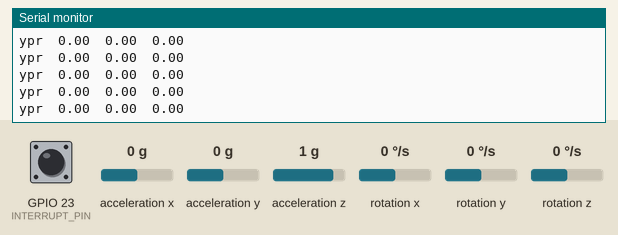
A sketch run on a simulated ESP32. Parts: the last lines printed to the serial monitor. The test bench sets the inputs (shaded band); at power-on: acceleration x 0 g, acceleration y 0 g, acceleration z 1 g, rotation z 0 °/s, GPIO 23 (INTERRUPT_PIN) LOW, rotation x 0 °/s, rotation y 0 °/s. WiFi joins after 1.5 s; servers stay silent unless stated; the sensor or clock chip raises its interrupt line as the real part does.

Above: at 3.7 s.
3.8 s: acceleration x set to -1.4 g
At 3.86 s:
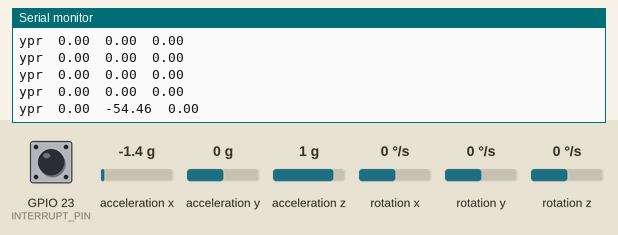
5.3 s: acceleration y set to -1.4 g
At 5.31 s:
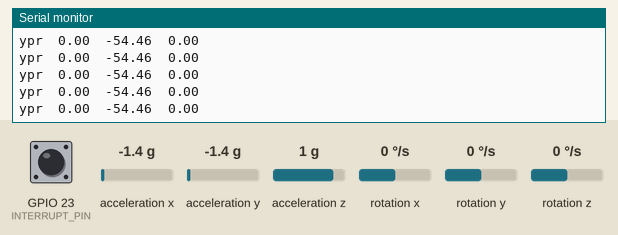
6.8 s: acceleration z set to -1.4 g
At 6.8 s:
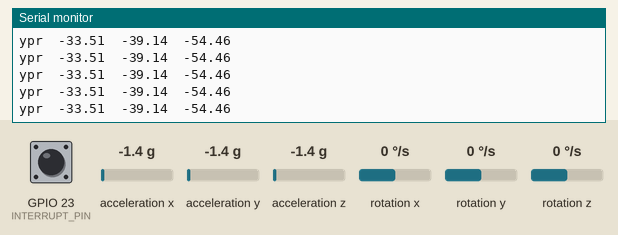
8.3 s: rotation z set to -192 °/s
At 8.34 s:
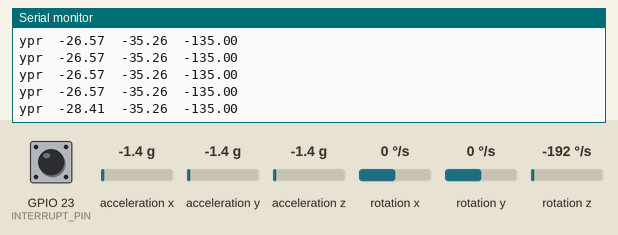
Timing chart, 0 to 10.8 s (numbered marks = the images above; inputs shaded):
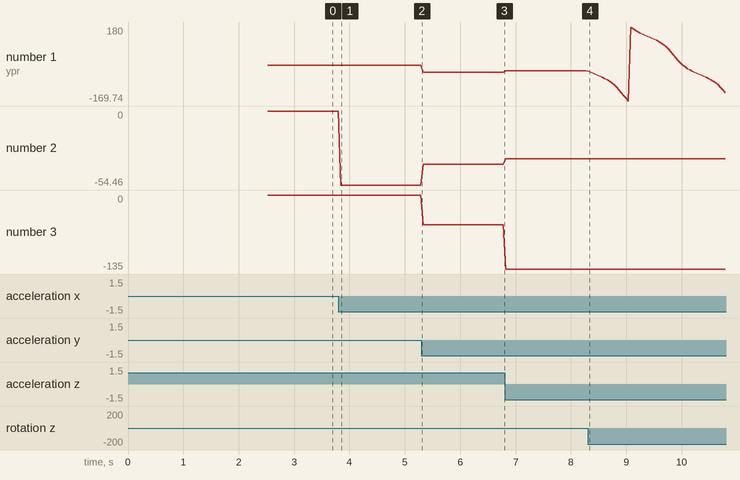

The sketch:

ESP32INT_MPU6050_Quaternion.ino
```cpp
#include "I2Cdev.h"
#include "MPU6050_6Axis_MotionApps20.h"

#if I2CDEV_IMPLEMENTATION == I2CDEV_ARDUINO_WIRE
    #include "Wire.h"
#endif

#include <WiFi.h>
#include <AsyncTCP.h>
#include <ESPAsyncWebServer.h>

#define INTERRUPT_PIN 23  // use pin 2 on Arduino Uno & most boards

#include <Arduino_JSON.h>
#include "webpage.h"

MPU6050 mpu;
#define SERIALDEBUG

const char *ssid = "SSID";
const char *password = "PASSWORD";

// Create AsyncWebServer object on port 80
AsyncWebServer server(80);

// Create an Event Source on /events
AsyncEventSource events("/events");

// Json Variable to Hold Sensor Readings
JSONVar readings;

// Timer variables
unsigned long timestamp = 0;
unsigned long duration = 40;

#include "IMU_Controller.h"
#include "WiFi_Controller.h"


// ================================================================
// ===                      INITIAL SETUP                       ===
// ================================================================

void setup() {

    // join I2C bus (I2Cdev library doesn't do this automatically)
    #if I2CDEV_IMPLEMENTATION == I2CDEV_ARDUINO_WIRE
        Wire.begin();
        Wire.setClock(400000); // 400kHz I2C clock. Comment this line if having compilation difficulties
    #elif I2CDEV_IMPLEMENTATION == I2CDEV_BUILTIN_FASTWIRE
        Fastwire::setup(400, true);
    #endif

    Serial.begin(115200);
    while (!Serial);

    initWiFi();
    initWebServer();
    initIMU();
}

// ================================================================
// ===                    MAIN PROGRAM LOOP                     ===
// ================================================================

void loop() {
    // if programming failed, don't try to do anything
    if (!dmpReady) return;

    updateIMU();

    if (millis() - timestamp > duration) {
      timestamp = millis();
      events.send(getGyroReadings().c_str(), "gyro_readings", millis());
      #ifdef SERIALDEBUG
        serialReadings();
      #endif
    }
}
```

IMU_Controller.h
```cpp
// MPU control/status vars
bool dmpReady = false;  // set true if DMP init was successful
uint8_t mpuIntStatus;   // holds actual interrupt status byte from MPU
uint8_t devStatus;      // return status after each device operation (0 = success, !0 = error)
uint16_t packetSize;    // expected DMP packet size (default is 42 bytes)
uint16_t fifoCount;     // count of all bytes currently in FIFO
uint8_t fifoBuffer[64]; // FIFO storage buffer

// orientation/motion vars
Quaternion q;           // [w, x, y, z]         quaternion container
VectorInt16 aa;         // [x, y, z]            accel sensor measurements
VectorInt16 aaReal;     // [x, y, z]            gravity-free accel sensor measurements
VectorInt16 aaWorld;    // [x, y, z]            world-frame accel sensor measurements
VectorFloat gravity;    // [x, y, z]            gravity vector
float euler[3];         // [psi, theta, phi]    Euler angle container
float ypr[3];           // [yaw, pitch, roll]   yaw/pitch/roll container and gravity vector

// ================================================================
// ===               INTERRUPT DETECTION ROUTINE                ===
// ================================================================

volatile bool mpuInterrupt = false;     // indicates whether MPU interrupt pin has gone high
void dmpDataReady() {
    mpuInterrupt = true;
}

void initIMU(){
  // initialize device
    Serial.println(F("Initializing I2C devices..."));
    mpu.initialize();
    pinMode(INTERRUPT_PIN, INPUT);

    // verify connection
    Serial.println(F("Testing device connections..."));
    Serial.println(mpu.testConnection() ? F("MPU6050 connection successful") : F("MPU6050 connection failed"));

    // wait for ready
    /*Serial.println(F("\nSend any character to begin DMP programming and demo: "));
    while (Serial.available() && Serial.read()); // empty buffer
    while (!Serial.available());                 // wait for data
    while (Serial.available() && Serial.read()); // empty buffer again*/

    // load and configure the DMP
    Serial.println(F("Initializing DMP..."));
    devStatus = mpu.dmpInitialize();

    // supply your own gyro offsets here, scaled for min sensitivity
    mpu.setXGyroOffset(220);
    mpu.setYGyroOffset(76);
    mpu.setZGyroOffset(-85);
    mpu.setZAccelOffset(1788); // 1688 factory default for my test chip

    // make sure it worked (returns 0 if so)
    if (devStatus == 0) {
        // Calibration Time: generate offsets and calibrate our MPU6050
        mpu.CalibrateAccel(6);
        mpu.CalibrateGyro(6);
        mpu.PrintActiveOffsets();
        // turn on the DMP, now that it's ready
        Serial.println(F("Enabling DMP..."));
        mpu.setDMPEnabled(true);

        // enable Arduino interrupt detection
        Serial.print(F("Enabling interrupt detection (Arduino external interrupt "));
        Serial.print(digitalPinToInterrupt(INTERRUPT_PIN));
        Serial.println(F(")..."));
        attachInterrupt(digitalPinToInterrupt(INTERRUPT_PIN), dmpDataReady, RISING);
        mpuIntStatus = mpu.getIntStatus();

        // set our DMP Ready flag so the main loop() function knows it's okay to use it
        Serial.println(F("DMP ready! Waiting for first interrupt..."));
        dmpReady = true;

        // get expected DMP packet size for later comparison
        packetSize = mpu.dmpGetFIFOPacketSize();
    } else {
        // ERROR!
        // 1 = initial memory load failed
        // 2 = DMP configuration updates failed
        // (if it's going to break, usually the code will be 1)
        Serial.print(F("DMP Initialization failed (code "));
        Serial.print(devStatus);
        Serial.println(F(")"));
    }
}

void updateIMU(){
      // read a packet from FIFO
      if (mpu.dmpGetCurrentFIFOPacket(fifoBuffer)) { // Get the Latest packet

            // display Euler angles in degrees
            mpu.dmpGetQuaternion(&q, fifoBuffer);
            mpu.dmpGetGravity(&gravity, &q);
            mpu.dmpGetYawPitchRoll(ypr, &q, &gravity);
    }
}
```

WiFi_Controller.h
```cpp
void initWiFi() {
  WiFi.mode(WIFI_STA);
  WiFi.begin(ssid, password);
  Serial.println("");
  Serial.print("Connecting to WiFi...");
  while (WiFi.status() != WL_CONNECTED) {
    Serial.print(".");
    delay(1000);
  }
  Serial.println("");
  Serial.println(WiFi.localIP());
}

void initWebServer() {
  // Handle Web Server
  server.on("/", HTTP_GET, [](AsyncWebServerRequest * request) {
    request->send_P(200, "text/html", index_html);
  });

  /*server.on("/", HTTP_GET, [](AsyncWebServerRequest *request){
    request->send(SPIFFS, "/index.html", "text/html");
    });*/


  //server.serveStatic("/", SPIFFS, "/");

  server.on("/reset", HTTP_GET, [](AsyncWebServerRequest * request) {
    request->send(200, "text/plain", "OK");
  });

  server.on("/resetX", HTTP_GET, [](AsyncWebServerRequest * request) {
    request->send(200, "text/plain", "OK");
  });

  server.on("/resetY", HTTP_GET, [](AsyncWebServerRequest * request) {
    request->send(200, "text/plain", "OK");
  });

  server.on("/resetZ", HTTP_GET, [](AsyncWebServerRequest * request) {
    request->send(200, "text/plain", "OK");
  });

  // Handle Web Server Events
  events.onConnect([](AsyncEventSourceClient * client) {
    if (client->lastId()) {
      Serial.printf("Client reconnected! Last message ID that it got is: %u\n", client->lastId());
    }
    // send event with message "hello!", id current millis
    // and set reconnect delay to 1 second
    client->send("hello!", NULL, millis(), 10000);
  });
  server.addHandler(&events);

  server.begin();
}


String getGyroReadings() {

  readings["yaw"] = String( (float)( ypr[0] * 180) / M_PI );
  readings["roll"] = String( (float)( ypr[1] * 180) / M_PI );
  readings["pitch"] = String( (float)( ypr[2] * 180) / M_PI );

  readings["qw"] = String( q.w );
  readings["qx"] = String( q.x );
  readings["qy"] = String( q.y );
  readings["qz"] = String( q.z );

  String jsonString = JSON.stringify(readings);
  return jsonString;
}

void serialReadings() {
  Serial.print("ypr\t");
  Serial.print(ypr[0] * 180 / M_PI);
  Serial.print("\t");
  Serial.print(ypr[1] * 180 / M_PI);
  Serial.print("\t");
  Serial.print(ypr[2] * 180 / M_PI);
  Serial.println();
}
```

webpage.h
```cpp
#define STYLECSS ""
#define RPYJS ""
char index_html[] PROGMEM = "<!DOCTYPE HTML><html><head><title>ESP Web Server</title><link rel=\"icon\" href=\"data:,\"><link rel=\"stylesheet\" href=\"https://use.fontawesome.com/releases/v5.7.2/css/all.css\" integrity=\"sha384-fnmOCqbTlWIlj8LyTjo7mOUStjsKC4pOpQbqyi7RrhN7udi9RwhKkMHpvLbHG9Sr\" crossorigin=\"anonymous\"><link rel=\"stylesheet\" href=\"https://imuwebserver.s3.eu-west-3.amazonaws.com/IMU_TestServer.css\"><script src=\"https://cdn.jsdelivr.net/npm/three@0.119.1/build/three.js\"></script><script src=\"https://imuwebserver.s3.eu-west-3.amazonaws.com/OrbitControls.js\"></script></head><body> <div class=\"topnav\"><h1><i class=\"far fa-compass\"></i> MPU6050 <i class=\"far fa-compass\"></i></h1></div><div class=\"content\"><div class=\"cards\"><div class=\"card\"><p class=\"card-title\">Orientation Radians</p><p><span class=\"reading\">X: <span id=\"yaw\"></span> rad</span></p><p><span class=\"reading\">Y: <span id=\"roll\"></span> rad</span></p><p><span class=\"reading\">Z: <span id=\"pitch\"></span> rad</span></p></div><div class=\"card\"><p class=\"card-title\">Orientation Degree</p><p><span class=\"reading\">X: <span id=\"yawdeg\"></span> degrees</span></p><p><span class=\"reading\">Y: <span id=\"rolldeg\"></span> degrees</span></p><p><span class=\"reading\">Z: <span id=\"pitchdeg\"></span> degrees</span></p></div><div class=\"card\"><p class=\"card-title\">IMU</p><p class=\"card-title\">Inertial Test</p><p><span class=\"reading\"> Q.w: <span id=\"Qw\"></span> </span> </p><p><span class=\"reading\"> Q.x: <span id=\"Qx\"></span> </span> </p><p><span class=\"reading\"> Q.y: <span id=\"Qy\"></span> </span> </p><p><span class=\"reading\"> Q.z: <span id=\"Qz\"></span> </span> </p>  </div></div><div class=\"cube-content\"><div id=\"3Dcube\"></div></div></div><script src=\"https://imuwebserver.s3.eu-west-3.amazonaws.com/IMU_Quaternion.js\"></script>   </body></html>";
```

Measured:
- after the input at 3.8 s, the serial monitor: prints a new line at once (image 1)
- after the input at 8.3 s, the serial monitor: prints a new line at once (image 4)
- plotted number 1: 0 → -33.51 after the input at 5.3 s, -33.51 → -26.57 after the input at 6.8 s, -26.57 → -130.2 after the input at 8.3 s
- plotted number 2: 0 → -54.46 after the input at 3.8 s, -54.46 → -39.14 after the input at 5.3 s, -39.14 → -35.26 after the input at 6.8 s
- plotted number 3: -54.46 → -135 after the input at 6.8 s
